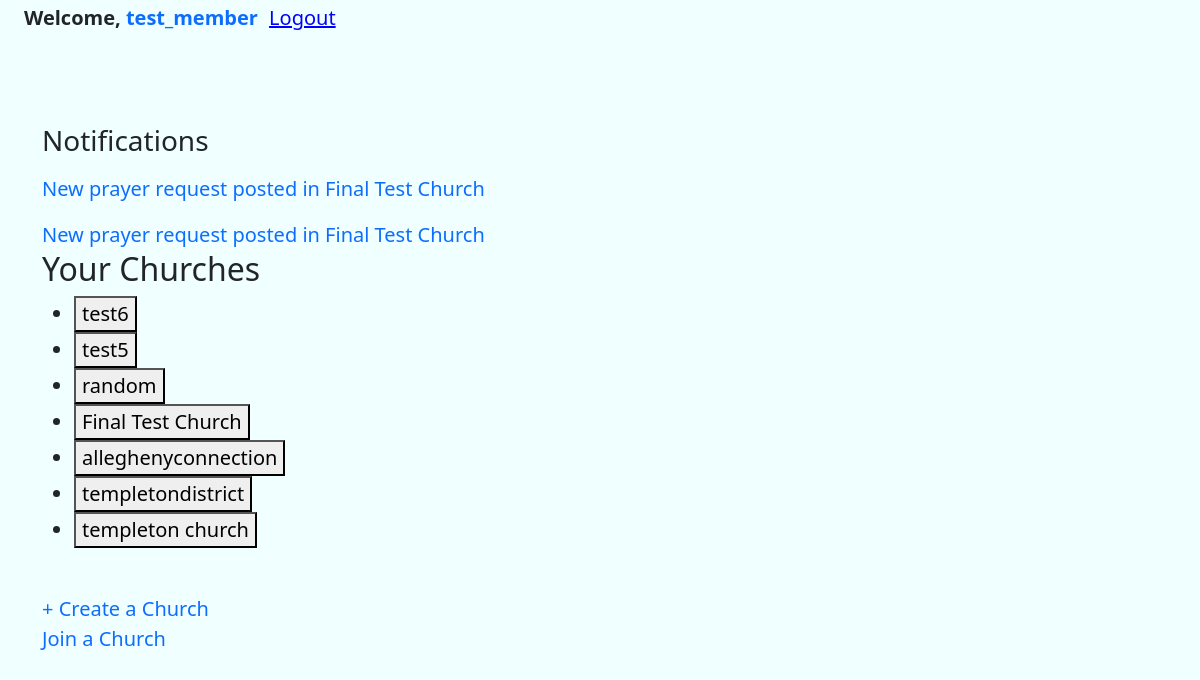
The app's page / (signed in), older data.
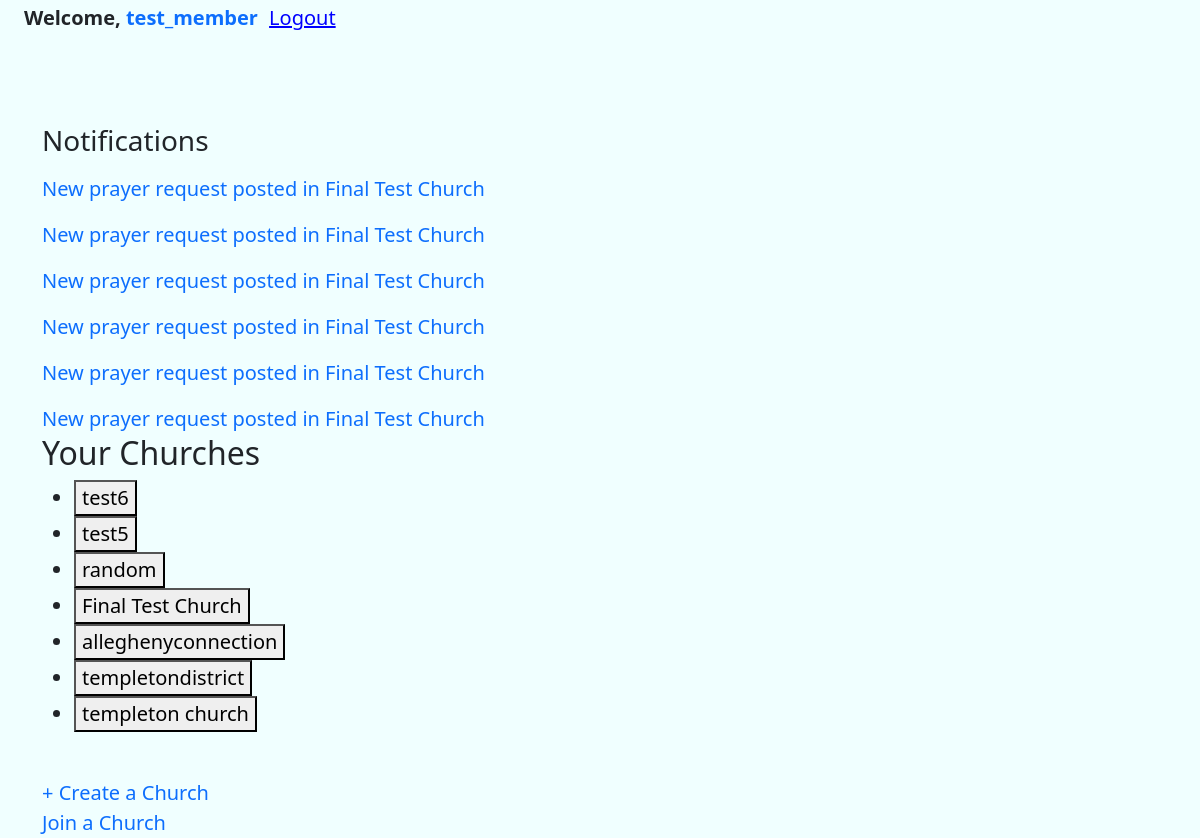
The same page, newer data.
### core/models.py (models this page shows, shortened)
class Notification(models.Model):
    user = models.ForeignKey(User, on_delete=models.CASCADE)
    message = models.TextField()
    link = models.CharField(max_length=255, blank=True)  # 👈 ADD THIS
    is_read = models.BooleanField(default=False)
    created = models.DateTimeField(auto_now_add=True)

class ChurchUser(models.Model):
    ROLE_CHOICES = [
        ('admin', 'Admin'),
        ('leader', 'Leader'),
        ('member', 'Member'),
    ]
    user = models.ForeignKey(User, on_delete=models.CASCADE, related_name='memberships')
    church = models.ForeignKey(Church, on_delete=models.CASCADE, related_name='memberships')
    role = models.CharField(max_length=20, choices=ROLE_CHOICES)
    joined = models.DateTimeField(auto_now_add=True)
    class Meta:
        unique_together = ("user", "church")

class Church(models.Model):
    name = models.CharField(max_length=200)
    city = models.CharField(max_length=120)
    created = models.DateTimeField(auto_now_add=True)
    owner = models.ForeignKey(User, on_delete=models.CASCADE)

### core/views.py (the view)
# urls.py: path('', views.user_dashboard, name='user_dashboard'),
@login_required
def user_dashboard(request):
    memberships = request.user.memberships.select_related("church")
    notifications = list(Notification.objects.filter(user=request.user, is_read=False).order_by('-created'))
    Notification.objects.filter(user=request.user, is_read=False).update(is_read=True)
    if request.method == "POST":
        church_id = request.POST.get("church_id")
        if memberships.filter(church_id=church_id).exists():
            request.session["church_id"] = church_id
            return redirect("church_dashboard")
    return render(request, "user_dashboard.html", {
        "memberships": memberships,
        'notifications': notifications
    })

### core/templates/user_dashboard.html (shortened to what this page needs)
{% extends 'base.html' %}
{% load static %}
{% block content %}
{% if notifications %}
    <div>
        <h3>Notifications</h3>
        {% for n in notifications %}
            <p>{% if n.link %}</p>
                <a href="{{ n.link }}">{{ n.message }}</a>
            {% else %}
                {{ n.message }}
            {% endif %}
        {% endfor %}
    </div>
{% endif %}
{% if memberships %}
    <h2>Your Churches</h2>
    <ul>
        {% for m in memberships %}
            <li>
                <form method="post" style="display:inline;">
                    <button type="submit" name="church_id" value="{{ m.church.id }}">
                        {{ m.church.name }}
                    </button>
                </form>
            </li>
        {% endfor %}
    </ul>
    <br>
    <a href="{% url 'create_church' %}">+ Create a Church</a>
    <br>
    <a href="{% url 'request_join' %}">Join a Church</a>
{% else %}
    <p>You are not connected to any churches.</p>
    <a href="{% url 'request_join' %}">Join a Church</a>
    <br>
    <a href="{% url 'create_church' %}">Create a Church</a>
{% endif %}
{% endblock %}

### core/templates/base.html (shortened to what this page needs)
{% load static %}
<html lang="en">
<head>
    <link href="https://cdn.jsdelivr.net/npm/bootstrap@5.3.8/dist/css/bootstrap.min.css" rel="stylesheet">
    <link rel="stylesheet" href="{% static 'css/main.css' %}">
    <b class="welcome">
        {% if user.is_authenticated %}
            <span>Welcome, <a href="{% url 'user_dashboard' %}">{{ user.username }}</a></span>
        <form method="post" action="{% url 'logout' %}" style="display:inline;">
            <button type="submit" style="background:none; border:none; color:blue; text-decoration:underline; cursor:pointer;">
                Logout
            </button>
        </form>
        {% else %}
            {% if request.resolver_match.url_name == 'login' %}
                <a href="{% url 'signup' %}">Sign up</a>
            {% else %}
                <a href="{% url 'login' %}">Login</a>
            {% endif %}
        {% endif %}
    </b>
</head>
<body class="body" name="body">
    <br><br><br>
<div class="container container-sm">
    {% block content %}
    {% endblock %}
</div>
</body>
</html>

### static/css/main.css (style rules this page uses)
html { height: 100%; }
body { background-color: azure; font-size: 20px; min-height: 100%; display: flex; flex-direction: column; }
a { text-decoration: none; }
.welcome { margin-left: 2%; margin-top: .2%; }

Row changes from the older to the newer data that the page shows:
added Notification: message "New prayer request posted in Final Test Church"
added Notification: message "New prayer request posted in Final Test Church"
added Notification: message "New prayer request posted in Final Test Church"
added Notification: message "New prayer request posted in Final Test Church"
